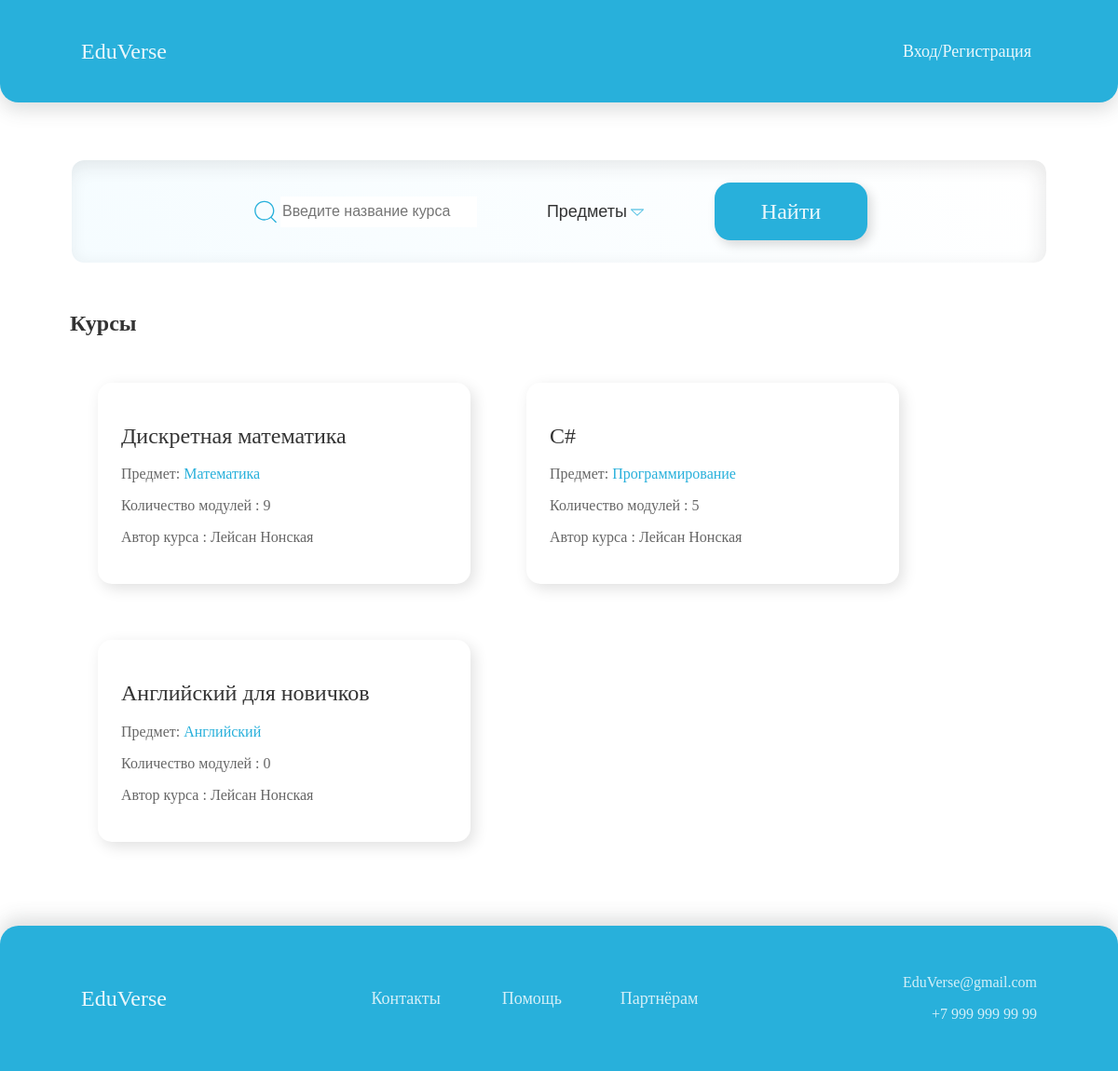
The app's page /, older data.
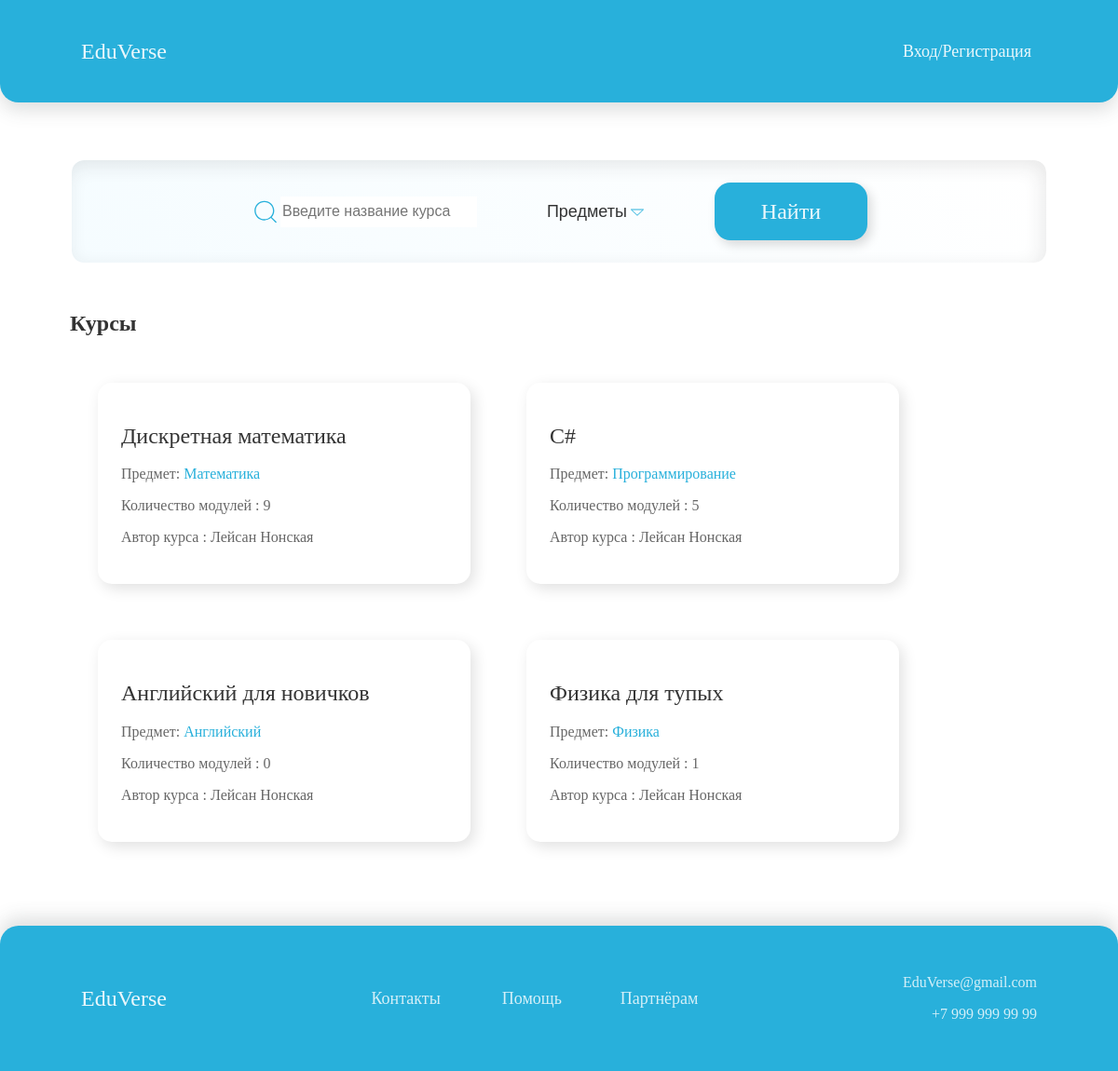
The same page, newer data.
### courses/models.py (models this page shows, shortened)
class Course(models.Model):
    owner = models.ForeignKey(User,
                              related_name='courses_created',
                              on_delete=models.CASCADE)
    subject = models.ForeignKey(Subject,
                                related_name='courses',
                                on_delete=models.CASCADE)
    title = models.CharField(max_length=200)
    slug = models.SlugField(max_length=200, unique=True)
    overview = models.TextField()
    created = models.DateTimeField(auto_now_add=True)
    students = models.ManyToManyField(User,
                                      related_name='courses_joined',
                                      blank=True)
    class Meta:
        ordering = ['-created']

class Subject(models.Model):
    title = models.CharField(max_length=200)
    slug = models.SlugField(max_length=200, unique=True)
    class Meta:
        ordering = ['title']
    def __str__(self):
        return self.title

### courses/views.py (the view)
# urls.py: path('', CourseListView.as_view(), name='course_list'),
class CourseListView(TemplateResponseMixin, View):
    model = Course
    template_name = 'courses/course/list.html'
    def get(self, request, subject=None):
        subjects = Subject.objects.annotate(
            total_courses=Count('courses'))
        courses = Course.objects.annotate(
            total_modules=Count('modules'))
        search_query = request.GET.get('search')
        if subject:
            subject = get_object_or_404(Subject, slug=subject)
            courses = courses.filter(subject=subject)
        if search_query:
            courses = courses.filter(title__icontains=search_query)
        return self.render_to_response({'subjects': subjects,
                                        'subject': subject,
                                        'courses': courses})

### courses/templates/courses/course/list.html (shortened to what this page needs)
{% extends "base.html" %}
{% block content %}
<div class="search_div">
<form class="search_form" action='{% url "course_list"%}' method="GET">
    <div
    style="
    display: flex;
    flex-wrap: inherit;
    --bs-gutter-y: 0;
">
        <img src="../../../static/img/circum_search.svg">
    <input style="font-size: 16px;" class="search_input_field" type="search" placeholder="Введите название курса" name="search" style="width:165px;">
    </div>
    <div class="dropdown">
    <button style="
    color: rgba(0,0,0,0.8);
     margin-left: 35px;
     margin-right: 35px;
    display: flex;
    font-size: 18px;
    flex-wrap: inherit;
    --bs-gutter-y: 0;
"
        class="dropbtn">Предметы<img style="margin-top:7px; margin-left: 3px;" src="../../../static/img/Polygon.svg"></button>
</div>
    <button  class="standart_btn" type="submit">Найти</button>
</form>
    </div>
    <div class="main_courses_div">
        <h2 style="color: rgba(0,0,0,0.8);">
            {% if subject %}
             Курсы по предемету:  {{ subject.title }}
            {% else %}
              Курсы
            {% endif %}
        </h2>
  <div class="all_courses">
    {% for course in courses %}
      {% with subject=course.subject %}
    <div class="course">
        <h3>
          <a style="margin-bottom: 15px;"class="course_card_title" href='{% url "course:course_detail" course.slug %}'>
            {{ course.title }}
          </a>
        </h3>
        <p class="course_text">
          Предмет:
          <a class="course_card_link" href='{% url "course:course_list_subject" subject.slug %}'>{{ subject }}</a>
        </p>
        <p class="course_text">Количество модулей : {{ course.total_modules }}</p>
        <p class="course_text">Автор курса : {{ course.owner.get_full_name }}</p>
    </div>
      {% endwith %}
    {% endfor %}
  </div>
    </div>
{% endblock %}

### courses/templates/base.html (shortened to what this page needs)
{% load static %}
<!DOCTYPE html>
<html>
  <head>
    <link href="{% static '../static/base.css' %}" rel="stylesheet">
  </head>
    <body>
   <div class="wrapper">
      <div id="header">
        <div id="header_content">
         <a href="/" class="logo">EduVerse</a>
          <div class="menu">
            {% if request.user.is_authenticated %}
            <button class="pop_up"><a class="autoriz" href="/students/courses"><nobr class="autoriz_link">Личный кабинет</nobr></a></button>
            {% else %}
            <button class="pop_up"><a class="autoriz" href="/accounts/login/"><nobr class="autoriz_link">Вход/Регистрация</nobr></a></button>
            {% endif %}
          </div>
        </div>
      </div>
    <div id="content">
      {% block content %}
      {% endblock %}
    </div>
      <div id="footer">
          <div class="footer_container">
              <div class="left">
                  <a href="/" class="logo">EduVerse</a>
              </div>
              <div class="center">
                  <button class="pop_up"><a href="#Contacts" class="popup_link">Контакты</a></button>
                  <button class="pop_up" style="margin-left:50px; margin-right: 47px;"><a href="#Help" class="popup_link">Помощь</a></button>
                  <button class="pop_up"><a href="#Partners" class="popup_link">Партнёрам</a></button>
              </div>
              <div class="right">
                  <p align="right">EduVerse@gmail.com</p>
                  <p align="right">+7 999 999 99 99</p>
              </div>
          </div>
      </div>
   </div>
  </body>
</html>

### courses/static/base.css (style rules this page uses)
.wrapper { min-height: 100%; display: flex; flex-direction: column; }
html { height: 100%; overflow-x: hidden; }
body { height: 100%; margin: 0; font-family: Gilroy-Medium; font-weight: 500; }
a { text-decoration: none; }
#header { display: flex; height: 110px; border-radius: 0px 0px 20px 20px; background: #28B0DB; box-shadow: 0px 8px 20px 0px rgba(66, 71, 71, 0.18); padding-right: 75px; padding-left: 75px; }
#content { flex: 1 1 auto; }
.logo { color: rgba(255,255,255,0.90); font-size: 24px; }
.autoriz { color: rgba(255,255,255,0.90); font-size: 18px; marign-top: 3px; }
#header_content { display: flex; flex-wrap: inherit; align-items: center; justify-content: space-between; --bs-gutter-x: 1.5rem; --bs-gutter-y: 0; width: 100%; padding-right: calc(var(--bs-gutter-x) * .5); padding-left: calc(var(--bs-gutter-x) * .5); margin-right: auto; margin-left: auto; }
.menu { height: 100%; margin-top:87px; }
.pop_up { border: 0; background: rgba(0,0,0,0); color: rgba(255, 255, 255, 0.80); font-size: 18px; font-family: Gilroy; font-style: normal; font-weight: 500; line-height: normal; }
.popup_link { color: rgba(255, 255, 255, 0.80); }
#footer { flex-flow: row wrap; display: flex; bottom: 0; flex: 0 0 auto; height: 156px; border-radius: 20px 20px 0px 0px; background: #28B0DB; box-shadow: 0px -8px 20px 0px rgba(66, 71, 71, 0.18); padding-left: 75px; padding-right: 75px; }
.footer_container { display: flex; flex: 2 1 auto; flex-wrap: wrap; flex-flow: row wrap; width: 100%; align-items: center; justify-content: space-between; --bs-gutter-x: 1.5rem; --bs-gutter-y: 0; padding-right: calc(var(--bs-gutter-x) * .5); padding-left: calc(var(--bs-gutter-x) * .5); margin-right: auto; margin-left: auto; }
left,center,.right { color: rgba(255,255,255,0.8); box-sizing: border-box; }
.main_courses_div { margin-top: 50px; margin-left: 75px; }
.all_courses { flex: 2 1 auto; flex-wrap: wrap; flex-flow: row wrap; display:flex; max-width: 100%; margin-bottom: 60px; }
.course { border-radius: 15px; background: #FFF; box-shadow: 4px 5px 16px 0px rgba(0, 0, 0, 0.12); padding: 25px; display: block; margin: 30px; width: 350px; }
.course_text { color: rgba(0, 0, 0, 0.60); font-family: Gilroy; font-size: 16px; font-style: normal; font-weight: 500; line-height: normal; }
.course_card_link { color: #28B0DB; font-size: 16px; font-weight: 500; }
.course_card_title { color: rgba(0, 0, 0, 0.80); font-size: 24px; font-weight: 500; }
.search_div { margin-right: 75px; margin-left: 75px; display: flex; justify-content: space-between; padding-left: 15%; padding-right: 15%; margin-top: 60px; border-radius: 15px; border: 2px solid #FFF; background: var(--inner-search, linear-gradient(53deg, #F5FCFF 0%, rgba(242, 249, 252, 0.00) 100%, #F2F9FC 100%)); box-shadow: -4px 6px 20px 0px rgba(38, 42, 44, 0.10) inset; height: 110px; }
.standart_btn { border: 0; border-radius: 17px; background: #28B0DB; height: 62px; box-shadow: 4px 5px 12px 0px rgba(0, 0, 0, 0.15); color: rgba(255, 255, 255, 0.90); font-family: Gilroy; font-size: 24px; font-style: normal; font-weight: 500; line-height: normal; display: inline-flex; padding: 17px 50px; justify-content: center; align-items: center; gap: 10px; transition: all 0.3s ease 0s; }
.search_form { display: flex; flex-wrap: inherit; align-items: center; justify-content: space-between; --bs-gutter-x: 1.5rem; --bs-gutter-y: 0; width: 100%; padding-right: calc(var(--bs-gutter-x) * .5); padding-left: calc(var(--bs-gutter-x) * .5); margin-right: auto; margin-left: auto; }
.search_input_field { border: 0; }
.dropbtn { background-color: rgba(0,0,0,0); color: white; padding: 16px; font-size: 16px; border: none; transition: all 0.3s ease 0s; }
.dropdown { position: relative; display: inline-block; transition: all 0.3s ease 0s; }

Row changes from the older to the newer data that the page shows:
added Course: title "Физика для тупых", subject "Физика", total_modules "1", owner.get_full_name "Лейсан Нонская"
